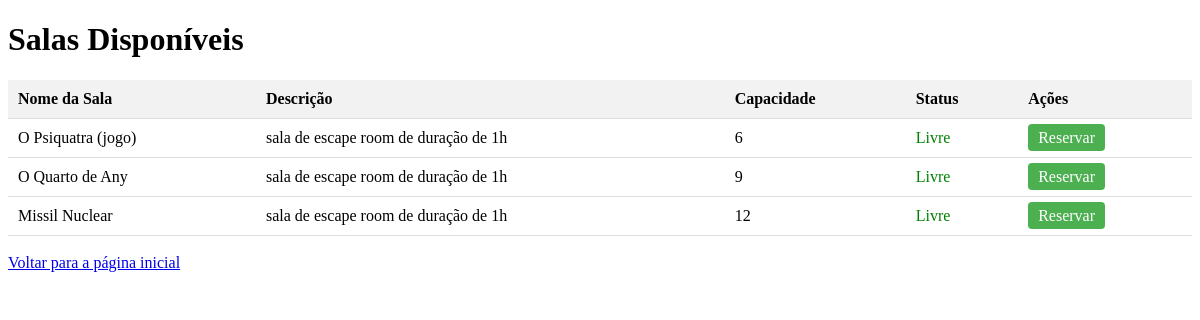
Page /salas (signed in) on the committed database.
### models.py (models this page shows, shortened)
class Room(db.Model):
    __tablename__ = 'rooms'
    id = db.Column(db.Integer, primary_key=True)
    name = db.Column(db.String(100), nullable=False)
    description = db.Column(db.String(200))
    capacity = db.Column(db.Integer, nullable=False)
    is_active = db.Column(db.Boolean, default=True)
    reservations = db.relationship('Reserva', backref='room', lazy=True)

### main.py (the view)
    @app.route("/salas")
    @login_required
    def listar_salas():
        salas = Room.query.filter_by(is_active=True).all()
        agora = datetime.now(timezone.utc)
        salas_com_status = []
        for sala in salas:
            reserva_ativa = Reserva.query.filter(
                Reserva.room_id == sala.id,
                Reserva.start_time <= agora,
                Reserva.end_time >= agora,
                Reserva.status == 'reserved'
            ).first()
            salas_com_status.append({
                'id': sala.id,
                'name': sala.name,
                'description': sala.description,
                'capacity': sala.capacity,
                'status': "Ocupada" if reserva_ativa else "Livre"
            })
        return render_template("salas.html", salas=salas_com_status)

### templates/salas.html (shortened to what this page needs)
<!DOCTYPE html>
<html lang="pt-br">
<head>
    <link rel="stylesheet" href="{{ url_for('static', filename='style.css') }}">
</head>
<body>
    <h1>Salas Disponíveis</h1>
    <table>
        <thead>
            <tr>
                <th>Nome da Sala</th>
                <th>Descrição</th>
                <th>Capacidade</th>
                <th>Status</th>
                <th>Ações</th>
            </tr>
        </thead>
        <tbody>
            {% for sala in salas %}
            <tr>
                <td>{{ sala.name }}</td>
                <td>{{ sala.description }}</td>
                <td>{{ sala.capacity }}</td>
                <td>
                    {% if sala.status == 'Livre' %}
                        <span style="color:green;">{{ sala.status }}</span>
                    {% else %}
                        <span style="color:red;">{{ sala.status }}</span>
                    {% endif %}
                </td>
                <td>
                    {% if sala.status == 'Livre' %}
                        <a class="reservar-btn" href="{{ url_for('reservar', sala_id=sala.id) }}">Reservar</a>
                    {% else %}
                        Ocupada
                    {% endif %}
                </td>
            </tr>
            {% endfor %}
        </tbody>
    </table>
    <br>
    <a href="{{ url_for('index') }}">Voltar para a página inicial</a>
</body>
</html>

### templates/salas.html (style rules this page uses)
table { border-collapse: collapse; width: 100%; }
th, td { padding: 10px; text-align: left; border-bottom: 1px solid #ddd; }
th { background-color: #f2f2f2; }
a.reservar-btn { padding: 5px 10px; background-color: #4CAF50; color: white; text-decoration: none; border-radius: 4px; }

### rows in the picture
Room: name "O Psiquatra (jogo)", description "sala de escape room de duração de 1h", capacity "6", status "Livre"
Room: name "O Quarto de Any", description "sala de escape room de duração de 1h", capacity "9", status "Livre"
Room: name "Missil Nuclear", description "sala de escape room de duração de 1h", capacity "12", status "Livre"
